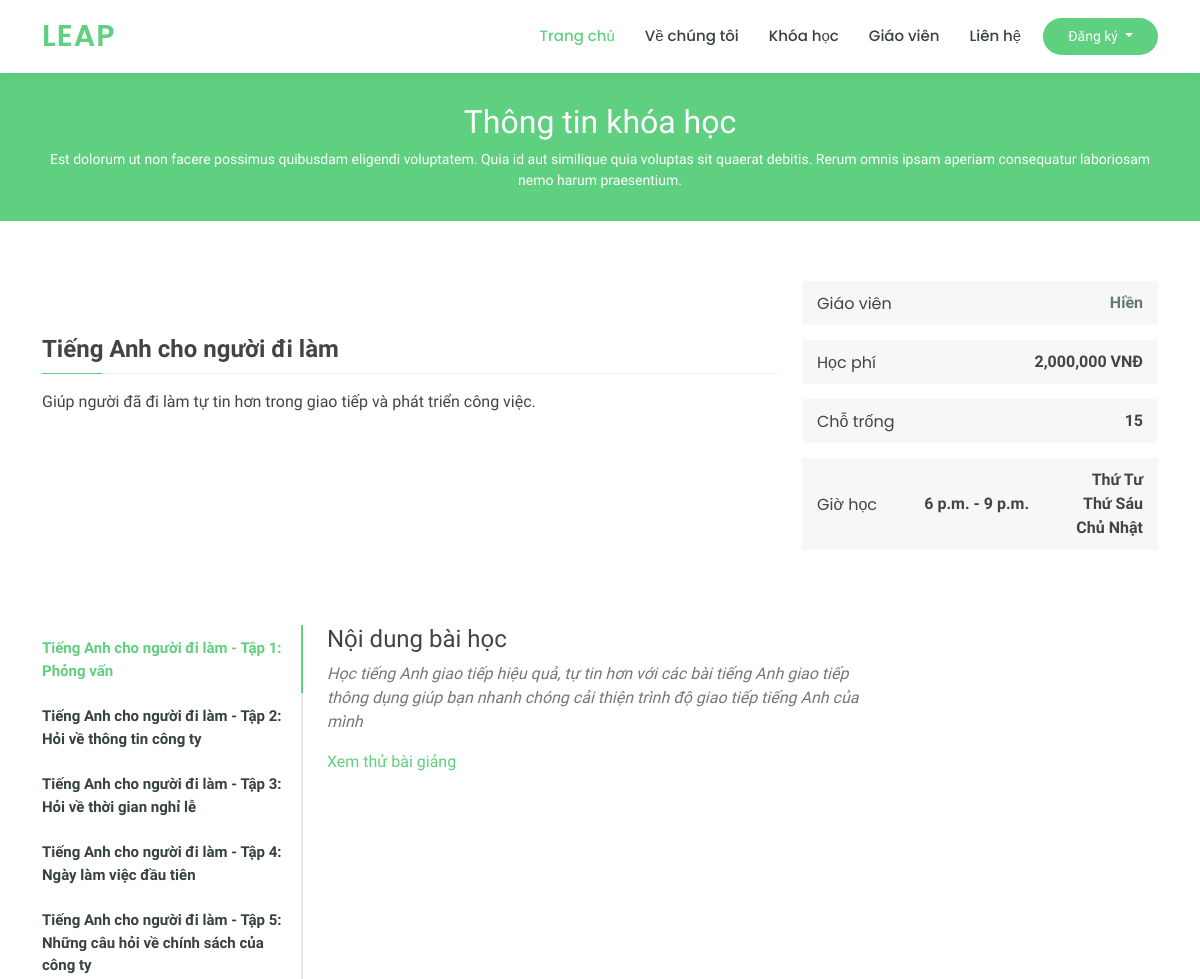
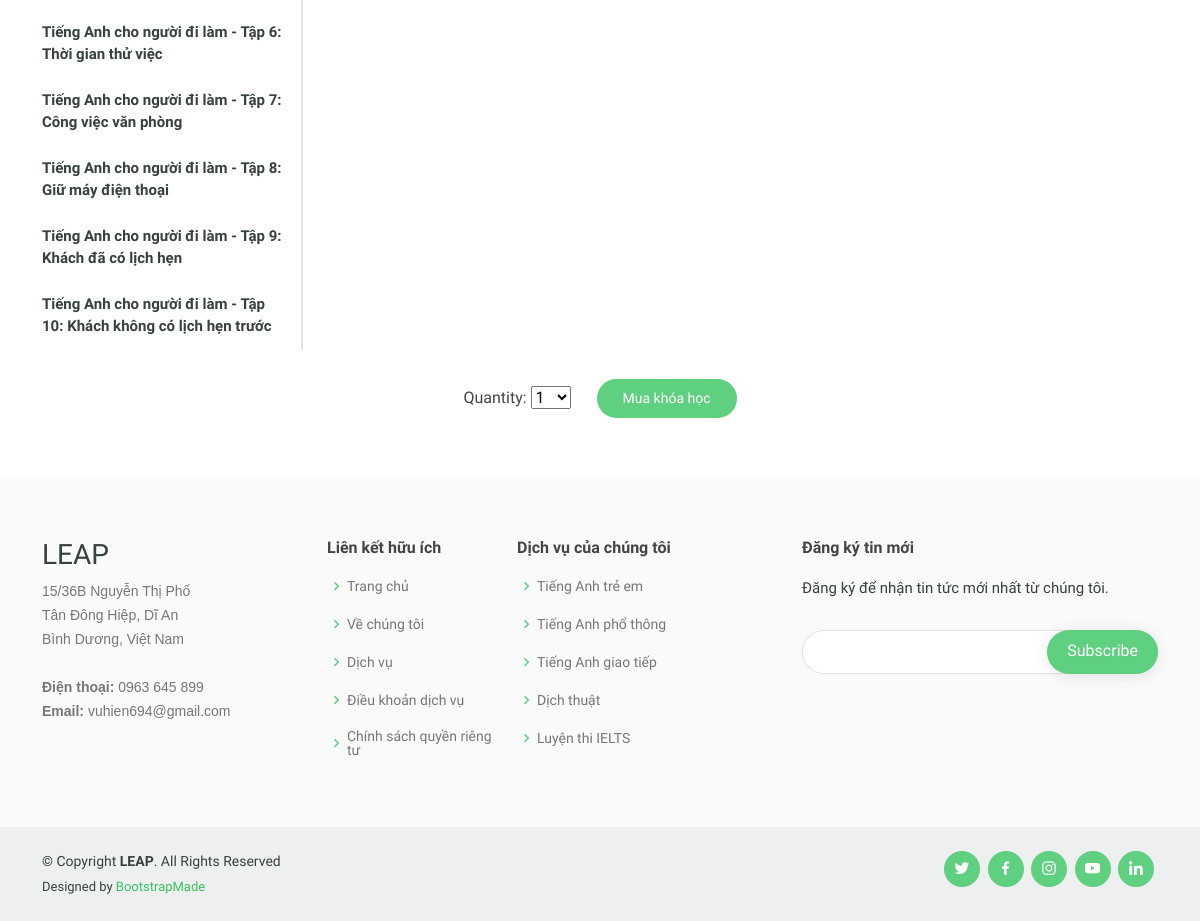
Screenshot of /courses/course_details/6 with the database file from the repository (2 pictures, top to bottom).
### courses/models.py (models this page shows, shortened)
class LopHoc(models.Model):
    ten_lop = models.CharField(max_length=100)
    hinh = models.ImageField(upload_to="courses/images",
                             default="courses/images/course-1.jpg")
    description = RichTextUploadingField(blank=True)
    lophoc_start_date = models.DateField(blank=True, null=True)
    lophoc_end_date = models.DateField(blank=True, null=True)
    price = models.FloatField(default=500000)
    discount = models.FloatField(default=0)
    days1 = ntt(max_length=50, default="Chủ Nhật", blank=True)
    days2 = ntt(max_length=50, default="Chủ Nhật", blank=True)
    days3 = ntt(max_length=50, default="Chủ Nhật", blank=True)
    hours1 = models.TimeField(default=datetime.datetime.now())
    hours2 = models.TimeField(default=datetime.datetime.now())
    course_id = models.ForeignKey(Course, on_delete=models.PROTECT)
    teacher_id = models.ForeignKey(
        "main.Teacher", on_delete=models.PROTECT)

class BaiHoc(models.Model):
    ten_bai = models.CharField(max_length=50)
    content = RichTextUploadingField(blank=True)
    lecture = EmbedVideoField(blank=True)
    lophoc_id = models.ForeignKey(LopHoc, on_delete=models.PROTECT)

### main/models.py (models this page shows)
class Teacher(models.Model):
    description = models.CharField(max_length=300)
    photo = models.ImageField(upload_to="main/images",
                              default="main/images/trainer-2.jpg")
    first_name = models.CharField(max_length=50)
    last_name = models.CharField(max_length=50)
    email = models.EmailField()
    phone = models.CharField(max_length=15)
    username = models.CharField(max_length=50)
    password = models.CharField(max_length=50)
    def __str__(self):
        return str(self.first_name)

### courses/views.py (the view)
# urls.py: path('course_details/<int:pk>', views.detail, name='lophoc'),
def detail(request, pk):
    cart_product_form = CartAddProductForm()
    select_lop = lophoc.get(pk=pk)
    lst_bai = baihoc.filter(lophoc_id=select_lop)
    return render(request, "courses/course_details.html", {'select_lop': select_lop, 'khoahoc': khoahoc, 'lst_bai': lst_bai, 'cart_product_form': cart_product_form, 'today': now})

### cart/forms.py
class CartAddProductForm(forms.Form):
    quantity = forms.TypedChoiceField(
        choices=PRODUCT_QUANTITY_CHOICES, coerce=int)
    override = forms.BooleanField(required=False, widget=forms.HiddenInput)

### courses/templates/courses/course_details.html (shortened to what this page needs)
{% extends "main/base.html" %}
{% load static %}
{% load embed_video_tags %}
{% block bodyblock %}
<main id="main">
  <div class="breadcrumbs" data-aos="fade-in">
    <div class="container">
      <h2>Thông tin khóa học</h2>
      <p>
        Est dolorum ut non facere possimus quibusdam eligendi voluptatem. Quia
        id aut similique quia voluptas sit quaerat debitis. Rerum omnis ipsam
        aperiam consequatur laboriosam nemo harum praesentium.
      </p>
    </div>
  </div>
  <section id="course-details" class="course-details">
    <div class="container" data-aos="fade-up">
      <div class="row">
        <div class="col-lg-8">
          <h3>{{select_lop.ten_lop}}</h3>
          <p>{{select_lop.description|safe}}</p>
        </div>
        <div class="col-lg-4">
          <div class="course-info d-flex justify-content-between align-items-center">
            <h5>Giáo viên</h5>
            <p><a href="#">{{select_lop.teacher_id}}</a></p>
          </div>
          <div class="course-info d-flex justify-content-between align-items-center">
            <h5>Học phí</h5>
            <p>{% load humanize %}{{select_lop.price|floatformat:0|intcomma}} VNĐ</p>
          </div>
          <div class="course-info d-flex justify-content-between align-items-center">
            <h5>Chỗ trống</h5>
            <p>15</p>
          </div>
          <div class="course-info d-flex justify-content-between align-items-center">
            <h5>Giờ học</h5>
            <p>{{select_lop.hours1}} - {{select_lop.hours2}}</p>
            <p style="text-align: right">
              {{select_lop.days1}}<br />
              {{select_lop.days2}}<br />
              {{select_lop.days3}}
            </p>
          </div>
        </div>
      </div>
    </div>
  </section>
  <section id="cource-details-tabs" class="cource-details-tabs">
    <div class="container" data-aos="fade-up">
      <div class="row">
        <div class="col-lg-3">
          <ul class="nav nav-tabs flex-column">
            {% for bai in lst_bai %}
            <li class="nav-item">
              <a class="nav-link {%if forloop.first%}active show{%endif%}" data-bs-toggle="tab" href="#tab-{{forloop.counter}}">{{bai.ten_bai}}</a>
            </li>
            {% endfor %}
          </ul>
        </div>
        <div class="col-lg-9 mt-4 mt-lg-0">
          <div class="tab-content">
            {% for bai in lst_bai %}
            <div class="tab-pane {%if forloop.first%}active show{%endif%}" id="tab-{{forloop.counter}}">
              <div class="row">
                <div class="col-lg-8 details order-2 order-lg-1">
                  <h4>Nội dung bài học</h4>
                  <p class="fst-italic">{{bai.content|safe}}</p>
                  <p>
                    <a data-bs-toggle="collapse" href="#collapseExample" role="button" aria-expanded="false" aria-controls="collapseExample">
                      Xem thử bài giảng
                    </a>
                  </p>
                </div>
              </div>
            </div>
            {% endfor %}
          </div>
        </div>
      </div>
    </div>
    <div class="container text-center" data-aos="fade-up" style="margin-top: 30px;">
      <form action="{%url 'cart:cart_add' select_lop.id%}" method="POST">
        {{cart_product_form}}
        <button class="btn get-started-btn active-show" type="submit">
          Mua khóa học
        </button>
      </form>
    </div>
  </section>
</main>
{% endblock bodyblock %}

### main/static/main/css/style.css (style rules this page uses)
body { font-family: "Tahoma", sans-serif; color: #444444; }
a { color: #5fcf80; text-decoration: none; }
h1, h2, h3, h4, h5, h6,p { font-family: "Verdana", sans-serif; }
.get-started-btn { margin-left: 22px; background: #5fcf80; color: #fff; border-radius: 50px; padding: 8px 25px; white-space: nowrap; transition: 0.3s; font-size: 14px; display: inline-block; }
section { padding: 60px 0; overflow: hidden; }
.breadcrumbs { margin-top: 73px; text-align: center; background: #5fcf80; padding: 30px 0; color: #fff; }
.breadcrumbs h2 { font-size: 32px; font-weight: 500; }
.breadcrumbs p { font-size: 14px; margin-bottom: 0; }
.course-details h3 { font-size: 24px; margin: 30px 0 15px 0; font-weight: 700; position: relative; padding-bottom: 10px; }
.course-details h3:before { content: ""; position: absolute; display: block; width: 100%; height: 1px; background: #eef0ef; bottom: 0; left: 0; }
.course-details h3:after { content: ""; position: absolute; display: block; width: 60px; height: 1px; background: #5fcf80; bottom: 0; left: 0; }
.course-details .course-info { background: #f6f7f6; padding: 10px 15px; margin-bottom: 15px; }
.course-details .course-info h5 { font-weight: 400; font-size: 16px; margin: 0; font-family: "Poppins", sans-serif; }
.course-details .course-info p { margin: 0; font-weight: 600; }
.course-details .course-info a { color: #657a6d; }
.cource-details-tabs { overflow: hidden; padding-top: 0; }
.cource-details-tabs .nav-tabs { border: 0; }
.cource-details-tabs .nav-link { border: 0; padding: 12px 15px 12px 0; transition: 0.3s; color: #37423b; border-radius: 0; border-right: 2px solid #e2e7e4; font-weight: 600; font-size: 15px; }
.cource-details-tabs .nav-link.active { color: #5fcf80; border-color: #5fcf80; }
.cource-details-tabs .tab-pane.active { -webkit-animation: fadeIn 0.5s ease-out; animation: fadeIn 0.5s ease-out; }
.cource-details-tabs .details p { color: #777777; }

### rows the page displays
LopHoc: ten_lop "Tiếng Anh cho người đi làm", description "Giúp người đã đi làm tự tin hơn trong giao tiếp và phát triển công việc.", teacher_id "Hiền", price "2,000,000", hours1 "6 p.m.", hours2 "9 p.m.", days1 "Thứ Tư", days2 "Thứ Sáu", days3 "Chủ Nhật"
BaiHoc: ten_bai "Tiếng Anh cho người đi làm - Tập 1: Phỏng vấn", content "Học tiếng Anh giao tiếp hiệu quả, tự tin hơn với các bài tiếng Anh giao tiếp thông dụng giúp bạn nhanh chóng cải thiện trình độ giao tiếp tiếng Anh của mình"
BaiHoc: ten_bai "Tiếng Anh cho người đi làm - Tập 2: Hỏi về thông tin công ty"
BaiHoc: ten_bai "Tiếng Anh cho người đi làm - Tập 3: Hỏi về thời gian nghỉ lễ"
BaiHoc: ten_bai "Tiếng Anh cho người đi làm - Tập 4: Ngày làm việc đầu tiên"
BaiHoc: ten_bai "Tiếng Anh cho người đi làm - Tập 5: Những câu hỏi về chính sách của công ty"
BaiHoc: ten_bai "Tiếng Anh cho người đi làm - Tập 6: Thời gian thử việc"
BaiHoc: ten_bai "Tiếng Anh cho người đi làm - Tập 7: Công việc văn phòng"
BaiHoc: ten_bai "Tiếng Anh cho người đi làm - Tập 8: Giữ máy điện thoại"
BaiHoc: ten_bai "Tiếng Anh cho người đi làm - Tập 9: Khách đã có lịch hẹn"
BaiHoc: ten_bai "Tiếng Anh cho người đi làm - Tập 10: Khách không có lịch hẹn trước"
